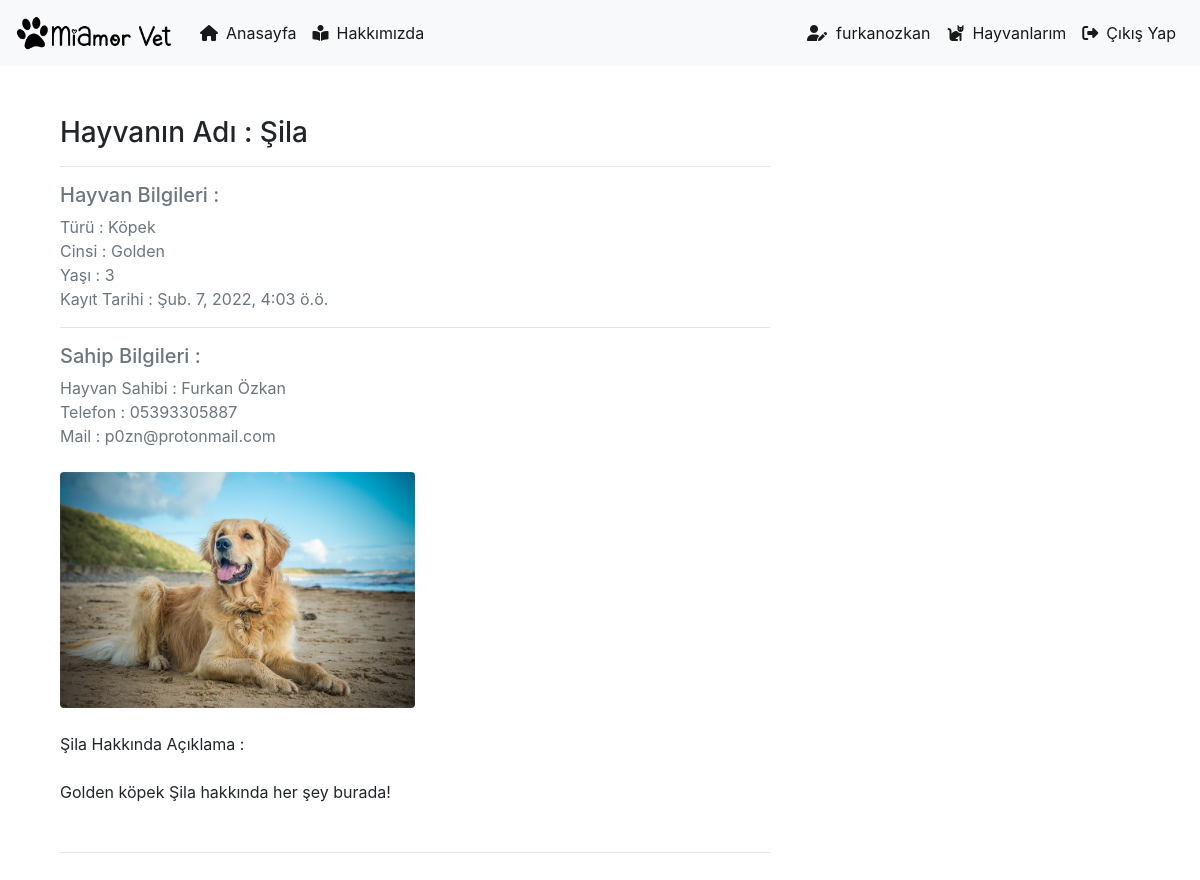
The app's page /pets/pet/8 (signed in) with its own data.
### pet/models.py (models this page shows, shortened)
class Pet(models.Model):
    author = models.ForeignKey("auth.User",on_delete= models.CASCADE, verbose_name='Yazar')
    name = models.CharField(max_length=50, verbose_name="İsim")
    type = models.CharField(max_length=50, verbose_name="Tür")
    genus = models.CharField(max_length=50, verbose_name="Cins")
    age = models.IntegerField(verbose_name="Yaş")
    explanation = RichTextField(verbose_name="Açıklama")
    pet_image = models.FileField(blank=True,null=True,verbose_name="Fotoğraf Yükle")
    created_date = models.DateTimeField(auto_now_add=True,verbose_name="Oluşturma Tarihi")
    class Meta:
        ordering = ['-created_date']

### user/models.py (models this page shows, shortened)
class Profile(models.Model):
    user = models.OneToOneField(User,on_delete=models.CASCADE)
    avatar = models.ImageField(upload_to='profile_images')
    phone = models.CharField(max_length=11,verbose_name="Telefon")

### pet/views.py (the view)
# urls.py: path('pet/<int:id>', views.detail, name="detail"),
@login_required(login_url="user:login")
def detail(request,id):
    pet = get_object_or_404(Pet,id=id)
    context = {
        "pet" : pet
    }
    return render(request,"detail.html",context)

### templates/detail.html
{% extends "layout.html" %}
{% load static %}
{% block body %}
<div class="container mt-5">
    <div class="row">
        <div class="col-lg-8">
            <article>
                <header class="mb-4">
                    <h3 class="fw-bolder mb-1">Hayvanın Adı : {{pet.name}}</h3> <hr>
                    <div class="text-muted fst-italic mb-2">
                    <h5>Hayvan Bilgileri : </h5>
                    Türü : {{pet.type}} <br>
                    Cinsi : {{pet.genus}} <br>
                    Yaşı : {{pet.age}} <br>
                    Kayıt Tarihi : {{pet.created_date}} <br>
                    <hr>
                    <h5>Sahip Bilgileri : </h5>
                    Hayvan Sahibi : {{pet.author.first_name}} {{pet.author.last_name}} <br>
                    Telefon : {{pet.author.profile.phone}} <br>
                    Mail : {{pet.author.email}} <br>
                </div>
                </header>
               {% if pet.pet_image %}
               <figure class="mb-4"><img class="img-fluid rounded" width="50%" src="{{pet.pet_image.url}}" alt="{{pet.name}}" /></figure>
               {% else %}
               <figure class="mb-4"><img class="img-fluid rounded" width="50%" src="{% static 'images/default-image.jpg' %}" alt="{{pet.name}}" /></figure>
               {% endif %}
                <section class="mb-5">
                    <p class="fs-5 mb-4">{{pet.name}} Hakkında Açıklama : {{pet.explanation | safe}}</p>
                </section>
            </article>
            <hr>
{% endblock body %}

### templates/includes/navbar.html (shortened to what this page needs)
{% load static %}
<link rel="stylesheet" href="{% static 'css/navbar.css' %}">
<nav class="navbar navbar-expand-md navbar-light bg-light mb-4">
    <a class="navbar-brand" href="/"><img class="logo" src="{% static 'images/miamor-logo.png' %}" alt="MiAmor Vet"></a>
    <div class="collapse navbar-collapse" id="navbarCollapse">
      <ul class="navbar-nav mr-auto">
        <li class="nav-item active">
          <a class="nav-link" href="{% url 'index' %}"><i class="fas fa-home"></i>&ensp;Anasayfa</a>
        </li>
        <li class="nav-item active">
          <a class="nav-link" href="{% url 'about' %}"><i class="fas fa-book-reader"></i>&ensp;Hakkımızda</a>
        </li>
      </ul>
      <ul class="navbar-nav ml-auto">
        {% if request.user.is_authenticated %}
       <li class="nav-item active">
        <a class="nav-link" href="{% url 'user:profile' %}"><i class="fas fa-user-edit"></i>&nbsp;&nbsp;{{request.user.username}}</a>
      </li>
        <li class="nav-item active">
        <a class="nav-link" href="{% url 'pet:dashboard' %}"><i class="fas fa-cat"></i>&ensp;Hayvanlarım</a>
      </li>
      <li class="nav-item active">
        <a class="nav-link" href="{% url 'user:logout' %}"><i class="fas fa-sign-out-alt"></i>&ensp;Çıkış Yap</a>
      </li>
        {% endif %}
      </ul>
    </div>
  </nav>

### static/css/navbar.css (style rules this page uses)
.navbar-brand { width:100px; height:50px; text-align:center; padding-left: 10px; padding-right:150px }
.logo { height:100%; margin-left : -10px; }

### records on screen
Pet: name "Şila", type "Köpek", genus "Golden", age "3", created_date "Şub. 7, 2022, 4:03 ö.ö.", author.first_name "Furkan", author.last_name "Özkan", author.profile.phone "05393305887", author.email "p0zn@protonmail.com", pet_image (picture), explanation "Golden köpek Şila hakkında her şey burada!"

### other values on screen
{{ request.user.username }} "furkanozkan"
